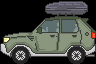

A 2D game scene composited from a Tiled map and its tileset images. What follows is a short description and the map's XML, with every tile layer's data as written:
An orthogonal 3x2 tile map with 32x32 px tiles, 1 tile layer (Tile Layer 1), 2 tilesets.

<map version="1.0" orientation="orthogonal" renderorder="right-down" width="3" height="2" tilewidth="32" tileheight="32" nextobjectid="1">
 <tileset firstgid="1" name="testsprite" tilewidth="32" tileheight="32">
  <image source="../tiled/testsprite.png" width="640" height="640" />
 </tileset>
 <tileset firstgid="401" name="testspriteevil" tilewidth="32" tileheight="32">
  <image source="../tiled/testspriteevil.png" width="640" height="640" />
 </tileset>
 <layer name="Tile Layer 1" width="3" height="2">
  <data>
   <tile gid="362" />
   <tile gid="363" />
   <tile gid="364" />
   <tile gid="382" />
   <tile gid="383" />
   <tile gid="384" />
  </data>
 </layer>
</map>
